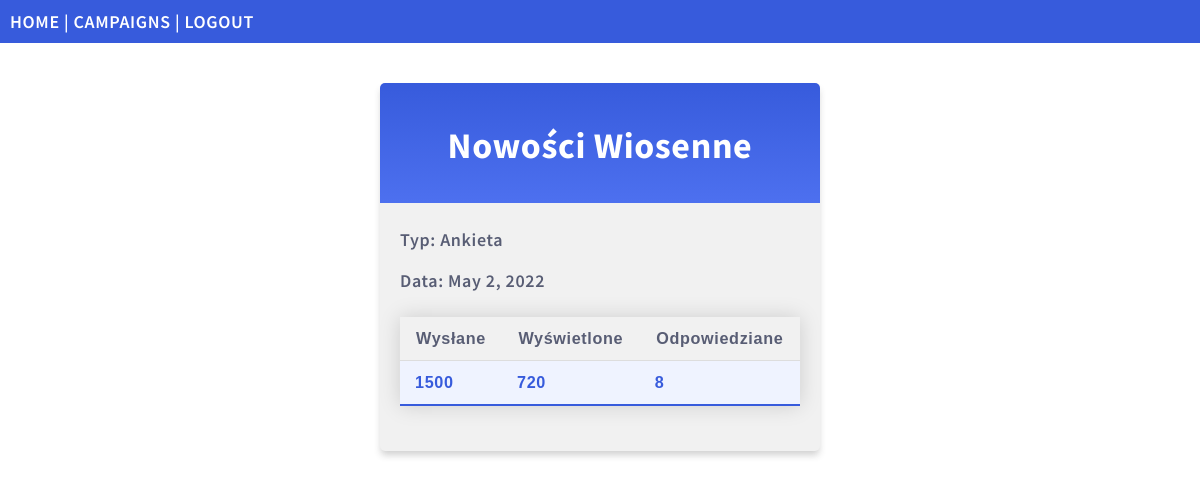
/campaigns/details/nowosci-wiosenne (signed in), run on the app's committed database.
### mails/models.py (models this page shows, shortened)
class Campaign(models.Model):
    name = models.CharField(max_length=255)
    type = models.CharField(max_length=255)
    date = models.DateField()
    sent = models.IntegerField()
    seen = models.IntegerField()
    replied = models.IntegerField()
    slug = models.SlugField(default="", null=False)

### mails/views.py (the view)
# urls.py: path('campaigns/details/<slug:slug>', views.details, name='details'),
@login_required
def details(request, slug):
    mycampaign = Campaign.objects.get(slug=slug)
    template = loader.get_template('details.html')
    context = {
        'mycampaign': mycampaign,
    }
    return HttpResponse(template.render(context, request))

### mails/templates/details.html (shortened to what this page needs)
{% extends "master.html" %}
{% block content %}
<div class="mycard">
  <h1>{{ mycampaign.name }}</h1>
  <p>Typ: {{ mycampaign.type }}</p>
  <p>Data: {{ mycampaign.date }} </p>
  <table class="styled-table">
    <tr>
        <th>Wysłane</th>
        <th>Wyświetlone</th>
        <th>Odpowiedziane</th>
    </tr>
    <tr class="active-row">
        <td>{{ mycampaign.sent }}</td>
        <td>{{ mycampaign.seen }}</td>
        <td>{{ mycampaign.replied }}</td>
    </tr>
  </table>
</div>
{% endblock %}

### mystaticfiles/mystyles.css (style rules this page uses)
body { margin:0; font: 600 18px 'Source Sans Pro', sans-serif; letter-spacing: 0.64px; color: #585d74; }
.mycard { background-color: #f1f1f1; background-image: linear-gradient(to bottom, #375BDC, #4D70EF); background-size: 100% 120px; background-repeat: no-repeat; margin: 40px auto; width: 400px; border-radius: 5px; box-shadow: 0 5px 7px -1px rgba(51, 51, 51, 0.23); padding: 20px; }
.mycard h1 { text-align: center; color:#ffffff; margin:20px 0 60px 0; }
.styled-table { border-collapse: collapse; margin: 25px 0; font-size: 0.9em; font-family: sans-serif; min-width: 400px; box-shadow: 0 0 20px rgba(0, 0, 0, 0.15); }
.styled-table th, .styled-table td { padding: 12px 15px; }
.styled-table tbody tr { border-bottom: 1px solid #dddddd; }
.styled-table tbody tr:nth-of-type(even) { background-color: #f3f3f3; }
.styled-table tbody tr:last-of-type { border-bottom: 2px solid #375BDC; }
.styled-table tbody tr.active-row { font-weight: bold; color: #375BDC; background-color: #eff3ff; }

### data on the page
Campaign: name "Nowości Wiosenne", type "Ankieta", date "May 2, 2022", sent "1500", seen "720", replied "8"
